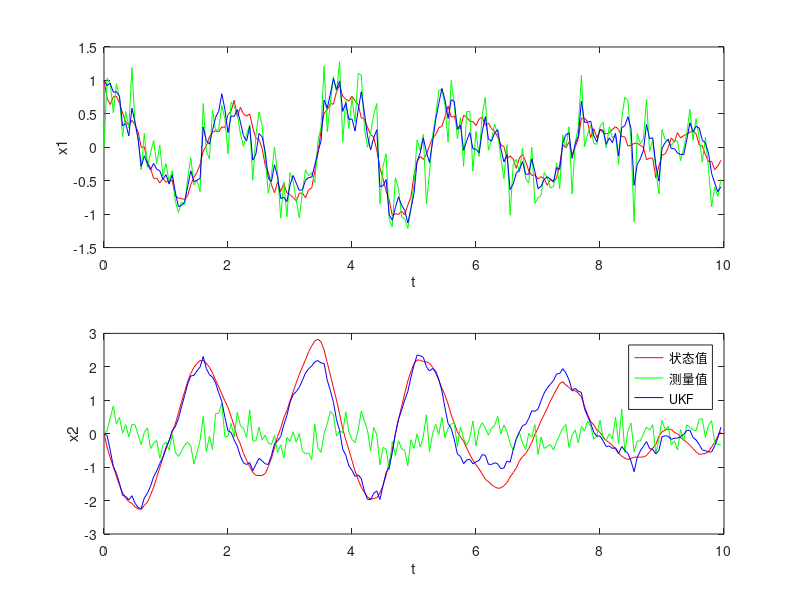

Write the MATLAB code that produced this figure.
%% -----------------------UKF模板-----------------------------------
clc;
clear;
%测量值模拟
T=0.05;%滤波周期
T_go=10;%滤波时间
N=T_go/T;%观测次数
t=0:T:T_go-T;%假定输出序列（供画图用）
x=zeros(2,N);
z=zeros(2,N);
x(:,1)=[1;0];%真值初始值
mu=[0;0];
Q=[0.01,0;
    0,0.0001];
R=[0.1,0;
    0,0.1];

rng(1);
w=mvnrnd(mu,Q,N)';
v=mvnrnd(mu,R,N)';
for k=1:N-1
    x1=x(1,k);
    x2=x(2,k);
    w1=w(1,k);
    w2=w(2,k);
    x(:,k+1)=[x1+T*x2+w1;-10*T*sin(x1)+(1-T)*x2+w2];
    x1=x(1,k+1);
    x2=x(2,k+1);
    v1=v(1,k+1);
    v2=v(2,k+1);
    z(:,k+1)=[2*sin(x1/2)+v1;x1/2+v2];
end

%UKF估计
alpha=0.1;
beta=2;
kappa=1;
n=2;%状态维数
lamda=alpha^2*(n+kappa)-n;
xk=zeros(2,N);

%1.初始化
xk(:,1)=[1;0];
Pk=[1,0;0,1];
wm=zeros(1,5);
wc=zeros(1,5);
wm(1)=lamda/(n+lamda);
wc(1)=lamda/(n+lamda)+1-alpha^2+beta;
for i=2:2*n+1
    wm(i)=1/(2*(n+lamda));
    wc(i)=1/(2*(n+lamda));
end

for k=1:N-1
%2.计算k-1时刻采样点和权值
    xsigma=zeros(2,5);
    xsigma(:,1)=xk(:,k);
    xsigma(:,2)=xk(:,k)+sqrt(n+lamda)*sqrt(Pk(:,1));
    xsigma(:,3)=xk(:,k)+sqrt(n+lamda)*sqrt(Pk(:,2));
    xsigma(:,4)=xk(:,k)-sqrt(n+lamda)*sqrt(Pk(:,1));
    xsigma(:,5)=xk(:,k)-sqrt(n+lamda)*sqrt(Pk(:,2));
%3.计算k时刻的一步预测模型值
    xsigmapre=zeros(2,5);
    for i=1:5
        xsigmapre(:,i)=[xsigma(1,i)+T*xsigma(2,i);-10*T*sin(xsigma(1,i))+(1-T)*xsigma(2,i)];
    end
    xkpre=xsigmapre*wm';
    Pkpre=Q;
    for i=1:5
        Pkpre=Pkpre+wc(i)*(xsigmapre(:,i)-xkpre)*(xsigmapre(:,i)-xkpre)';
    end
%4.计算k时刻的一步预测样本点（重新采样）    
%     xsigma(:,1)=xkpre;
%     xsigma(:,2)=xkpre+sqrt(n+lamda)*sqrt(Pkpre(1));
%     xsigma(:,3)=xkpre+sqrt(n+lamda)*sqrt(Pkpre(2));
%     xsigma(:,4)=xkpre-sqrt(n+lamda)*sqrt(Pkpre(1));
%     xsigma(:,5)=xkpre-sqrt(n+lamda)*sqrt(Pkpre(2));
%5.计算k时刻的预测量测值
    zsigmapre=zeros(2,5);
    for i=1:5
       zsigmapre(:,i)=[2*sin(xsigma(1,i)/2);xsigma(1,i)/2] ;  
    end
    zkpre=zsigmapre*wm';
    Pzzk=R;
    Pxzk=zeros(2);
    for i=1:5
        Pzzk=Pzzk+wc(i)*(zsigmapre(:,i)-zkpre)*(zsigmapre(:,i)-zkpre)';
        Pxzk=Pxzk+wc(i)*(xsigma(:,i)-xkpre)*(zsigmapre(:,i)-zkpre)';
    end
%6.量测更新
    Kk=Pxzk/Pzzk;
    xkpre=xkpre+Kk*(z(:,k+1)-zkpre);
    Pkpre=Pkpre-Kk*Pzzk*Kk';
    
    xk(:,k+1)=xkpre;
    Pk=Pkpre;
end

subplot(2,1,1);
plot(t,x(1,:),'-r',t,z(1,:),'-g',t,xk(1,:),'-b');
xlabel('t');
ylabel('x1');
subplot(2,1,2);
plot(t,x(2,:),'-r',t,z(2,:),'-g',t,xk(2,:),'-b');
xlabel('t');
ylabel('x2');
legend('状态值','测量值','UKF');
